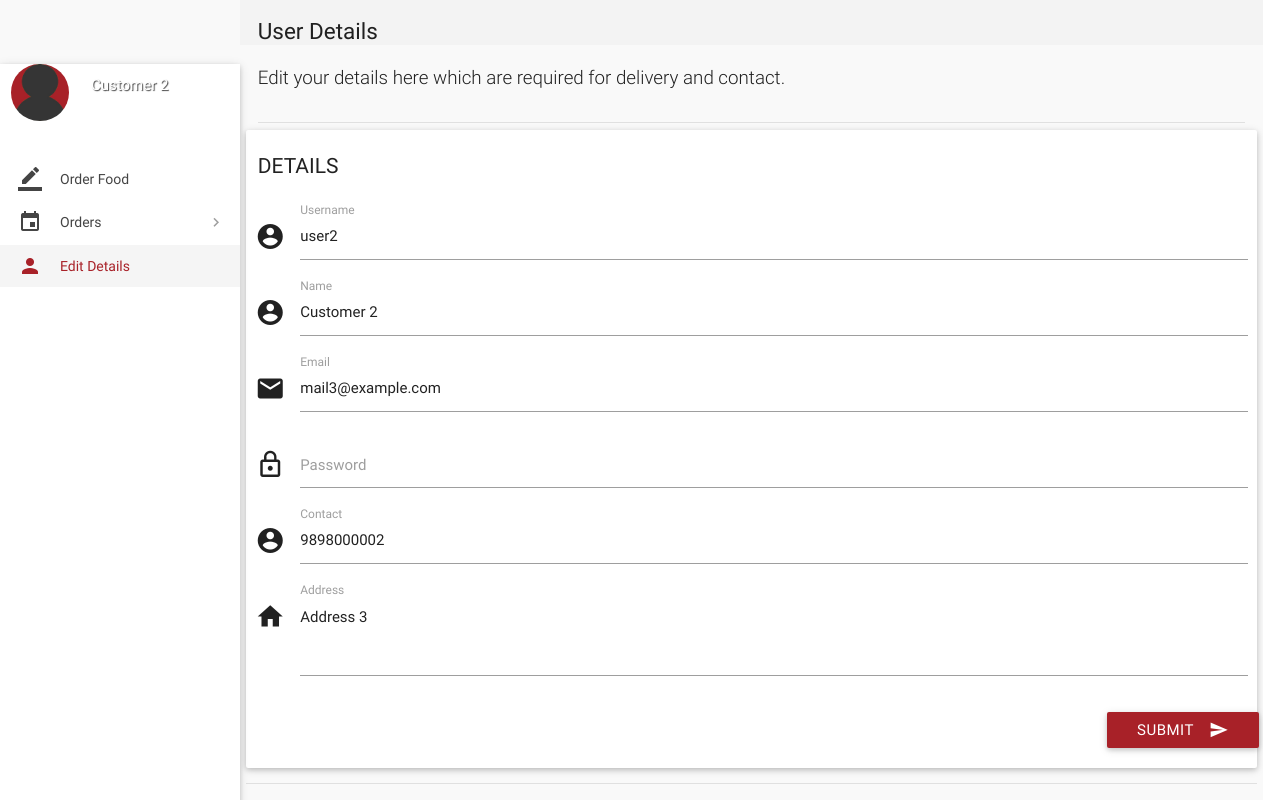
/details.php (signed in), run on the app's committed database.
### tables this page shows
CREATE TABLE `users` (
  `id` int(11) NOT NULL,
  `role` varchar(15) NOT NULL DEFAULT 'Customer',
  `name` varchar(15) NOT NULL,
  `username` varchar(10) NOT NULL,
  `password` varchar(16) NOT NULL,
  `email` varchar(35) NULL,
  `address` varchar(300) NULL,
  `contact` bigint(11) NOT NULL,
  `verified` tinyint(1) NOT NULL DEFAULT '0',
  `deleted` tinyint(4) NOT NULL DEFAULT '0'
);

### details.php (the view, shortened to what this page needs)
<?php
include 'includes/connect.php';
$user_id = $_SESSION['user_id'];
$result = mysqli_query($con, "SELECT * FROM users where id = $user_id");
while($row = mysqli_fetch_array($result)){
$name = $row['name'];
$address = $row['address'];
$contact = $row['contact'];
$email = $row['email'];
$username = $row['username'];
}
	if($_SESSION['customer_sid']==session_id())
	{
		?>
<!DOCTYPE html>
<html lang="en">
<head>
  <link href="css/materialize.min.css" type="text/css" rel="stylesheet" media="screen,projection">
  <link href="css/style.min.css" type="text/css" rel="stylesheet" media="screen,projection">
  <link href="css/custom/custom.min.css" type="text/css" rel="stylesheet" media="screen,projection">
  <link href="js/plugins/perfect-scrollbar/perfect-scrollbar.css" type="text/css" rel="stylesheet" media="screen,projection">
</head>
<body>
  <div id="main">
    <div class="wrapper">
      <aside id="left-sidebar-nav">
        <ul id="slide-out" class="side-nav fixed leftside-navigation">
            <li>
            <div class="row">
                <div class="col col s4 m4 l4">
                    <img src="images/avatar.jpg" alt="" class="circle responsive-img valign profile-image">
                </div>
                <div class="col col s8 m8 l8">
                    <a class="btn-flat dropdown-button waves-effect waves-light white-text profile-btn" href="#" data-activates="profile-dropdown"><?php echo $name;?> <i class="mdi-navigation-arrow-drop-down right"></i></a>
                </div>
            </div>
            </li>
            <li class="bold"><a href="index.php" class="waves-effect waves-cyan"><i class="mdi-editor-border-color"></i> Order Food</a>
            </li>
                <li class="no-padding">
                    <ul class="collapsible collapsible-accordion">
                        <li class="bold"><a class="collapsible-header waves-effect waves-cyan"><i class="mdi-editor-insert-invitation"></i> Orders</a>
                        </li>
                    </ul>
                </li>
            <li class="bold active"><a href="details.php" class="waves-effect waves-cyan"><i class="mdi-social-person"></i> Edit Details</a>
            </li>
        </ul>
        </aside>
      <section id="content">
        <div id="breadcrumbs-wrapper">
          <div class="container">
            <div class="row">
              <div class="col s12 m12 l12">
                <h5 class="breadcrumbs-title">User Details</h5>
              </div>
            </div>
          </div>
        </div>
        <div class="container">
          <p class="caption">Edit your details here which are required for delivery and contact.</p>
          <div class="divider"></div>
            <div class="row">
              <div class="col s12 m4 l3">
                <h4 class="header">Details</h4>
              </div>
<div>
                <div class="card-panel">
                  <div class="row">
                    <form class="formValidate" id="formValidate" method="post" action="routers/details-router.php" novalidate="novalidate"class="col s12">
                      <div class="row">
                        <div class="input-field col s12">
                          <i class="mdi-action-account-circle prefix"></i>
                          <input name="username" id="username" type="text" value="<?php echo $username;?>" data-error=".errorTxt1">
                          <label for="username" class="">Username</label>
                        </div>
                      </div>
                      <div class="row">
                        <div class="input-field col s12">
                          <i class="mdi-action-account-circle prefix"></i>
                          <input name="name" id="name" type="text" value="<?php echo $name;?>" data-error=".errorTxt2">
                          <label for="name" class="">Name</label>
                        </div>
                      </div>
                      <div class="row">
                        <div class="input-field col s12">
                          <i class="mdi-communication-email prefix"></i>
                          <input name="email" id="email" type="email" value="<?php echo $email;?>" data-error=".errorTxt3">
                          <label for="email" class="">Email</label>
                        </div>
                      </div>
                      <div class="row">
                        <div class="input-field col s12">
                          <i class="mdi-action-lock-outline prefix"></i>
                          <input name="password" id="password" type="password" data-error=".errorTxt4">
                          <label for="password" class="">Password</label>
                        </div>
                      </div>
                      <div class="row">
                        <div class="input-field col s12">
                          <i class="mdi-action-account-circle prefix"></i>
                          <input name="phone" id="phone" type="number" value="<?php echo $contact;?>" data-error=".errorTxt5">
                          <label for="phone" class="">Contact</label>
                        </div>
                      </div>
                      <div class="row">
                        <div class="input-field col s12">
                          <i class="mdi-action-home prefix"></i>
                          <textarea name="address" id="address" class="materialize-textarea validate" data-error=".errorTxt6"><?php echo $address;?></textarea>
                          <label for="address" class="">Address</label>
                        </div>
                        <div class="row">
                          <div class="input-field col s12">
                            <button class="btn cyan waves-effect waves-light right" type="submit" name="action">Submit
                              <i class="mdi-content-send right"></i>
                            </button>
                          </div>
                        </div>
                      </div>
                    </form>
                  </div>
                </div>
              </div>
            <div class="divider"></div>
          </div>
      </section>
    </div>
  </div>
</body>
</html>
<?php
	}
?>

### details.php (style rules this page uses)
.input-field label.active { width:100%; }

### data on the page
users: name "Customer 2", username "user2", email "mail3@example.com", phone "9898000002", address "Address 3"
